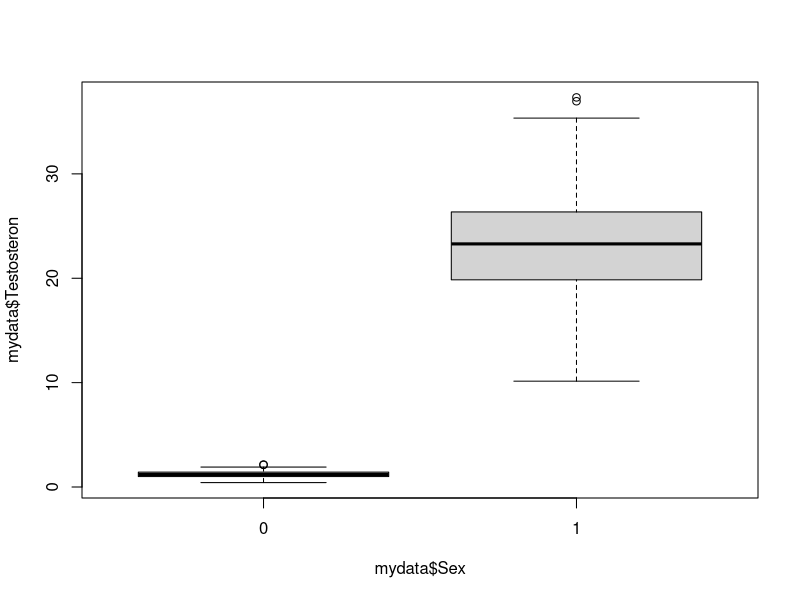
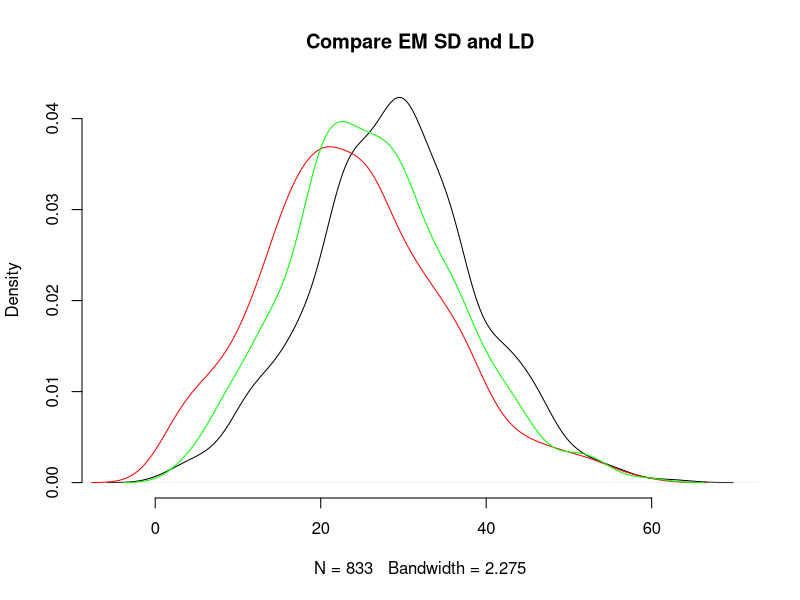
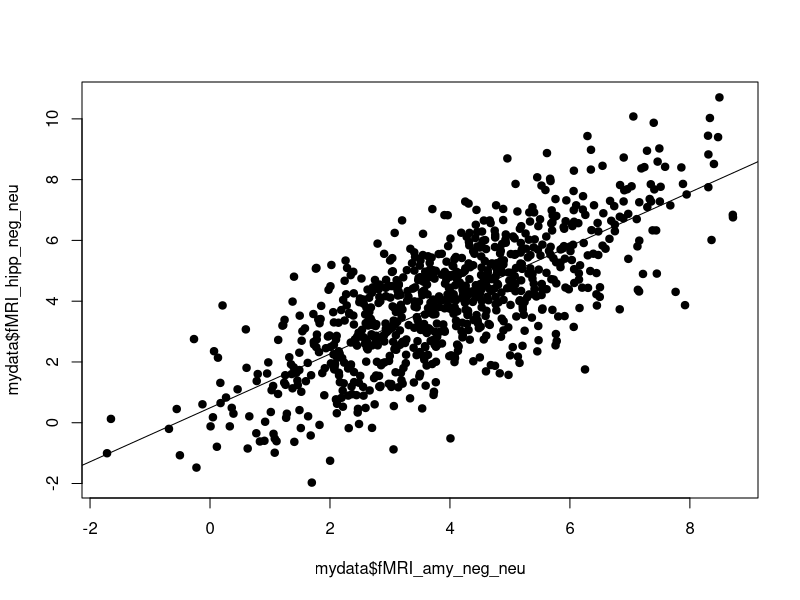

Source code (R) for these figures, in order:
#Poweranalyse
install.packages(pwr)
library(pwr)

pwr.r.test(n=800, r=0.1, sig.level = 0.05, power = NULL, alternative = c("two.sided"))
pwr.r.test(n=800, r=0.3, sig.level = 0.05, power = NULL, alternative = c("two.sided"))
pwr.r.test(n=800, r=0.5, sig.level = 0.05, power = NULL, alternative = c("two.sided"))

pwr.r.test(n=800, r=0.1, sig.level = 0.005, power = NULL, alternative = c("two.sided"))
pwr.r.test(n=800, r=0.3, sig.level = 0.005, power = NULL, alternative = c("two.sided"))
pwr.r.test(n=800, r=0.5, sig.level = 0.005, power = NULL, alternative = c("two.sided"))

pwr.r.test(n=NULL, r=0.1, sig.level = 0.005, power = 0.9, alternative = c("two.sided"))
pwr.r.test(n=NULL, r=0.3, sig.level = 0.005, power = 0.9, alternative = c("two.sided"))
pwr.r.test(n=NULL, r=0.5, sig.level = 0.005, power = 0.9, alternative = c("two.sided"))

pwr.r.test(n=250, r=0.1, sig.level = 0.05, power = NULL, alternative = c("two.sided"))
pwr.r.test(n=250, r=0.3, sig.level = 0.05, power = NULL, alternative = c("two.sided"))
pwr.r.test(n=250, r=0.5, sig.level = 0.05, power = NULL, alternative = c("two.sided"))

### Datenanalyse
setwd("/Users/larissa-ravessoud/Documents/GitHub/GIT_2_LARISSA")

# Load the dataset from a tab-delimited text file
mydata <- read.table("mydata.txt", header=T, sep="\t")

# View the dataset and check its dimensions and summary statistics
View(mydata)
dim(mydata)
summary(mydata)
head(mydata)

# Convert "Sex" and "Filter" columns to factors (categorical variables)
mydata$Sex <- as.factor(mydata$Sex)
mydata$Filter <- as.factor(mydata$Filter)
summary(mydata)

# Filter the dataset to include only rows where "Filter" equals 0
mydata <- subset(mydata, Filter == 0)
nrow(mydata)

t.test(mydata$Testosteron ~ mydata$Sex)

# Create a boxplot to visualize the distribution of testosterone levels by sex
plot(mydata$Testosteron ~ mydata$Sex)

summary(mydata$Testosteron[mydata$Sex==0])
summary(mydata$Testosteron[mydata$Sex==1])

# Rename the "Sex" factor levels to "female" and "male" for better readability
mydata$Sex_ch <- factor(mydata$Sex, levels=c(0,1), labels=c("female", "male"))
summary(mydata)

summary(lm(Extraversion ~ Sex_ch, data=mydata))

# Calculate the correlation between two variables: EM_SD and EM_LD
cor(mydata$EM_SD, mydata$EM_LD, use="pairwise")
# Perform a paired t-test to compare EM_SD and EM_LD
t.test(mydata$EM_SD, mydata$EM_LD)

summary(mydata$EM_SD)
summary(mydata$EM_LD)

# Create a new variable "EM" as the average of EM_SD and EM_LD
mydata$EM <- (mydata$EM_SD + mydata$EM_LD)/2

# Plot the density distributions of EM_SD, EM_LD, and their average EM
plot(density(mydata$EM_SD), main="Compare EM SD and LD", frame.plot=F)
lines(density(mydata$EM_LD), col="red")
lines(density(mydata$EM), col="green")

# Calculate the correlation between fMRI measurements for amygdala and hippocampus
cor(mydata$fMRI_amy_neg_neu, mydata$fMRI_hipp_neg_neu)
plot(mydata$fMRI_amy_neg_neu, mydata$fMRI_hipp_neg_neu, pch=19)
abline(lm(mydata$fMRI_hipp_neg_neu ~ mydata$fMRI_amy_neg_neu))

# Perform a multiple linear regression to examine the relationship between EM, Sex, Extraversion, and fMRI hippocampal activity
# The model investigates how EM is influenced by Sex, Extraversion, and fMRI_hipp_neg_neu
summary(lm(EM ~ Sex_ch + Extraversion + fMRI_hipp_neg_neu, data=mydata))

######
repdata <- read.table("repdata.txt", header=T, sep="\t")
repdata <- subset(repdata, Filter==0)

#Ich würde Darstellungen und Diagramme in ein Separates skript setzen 
